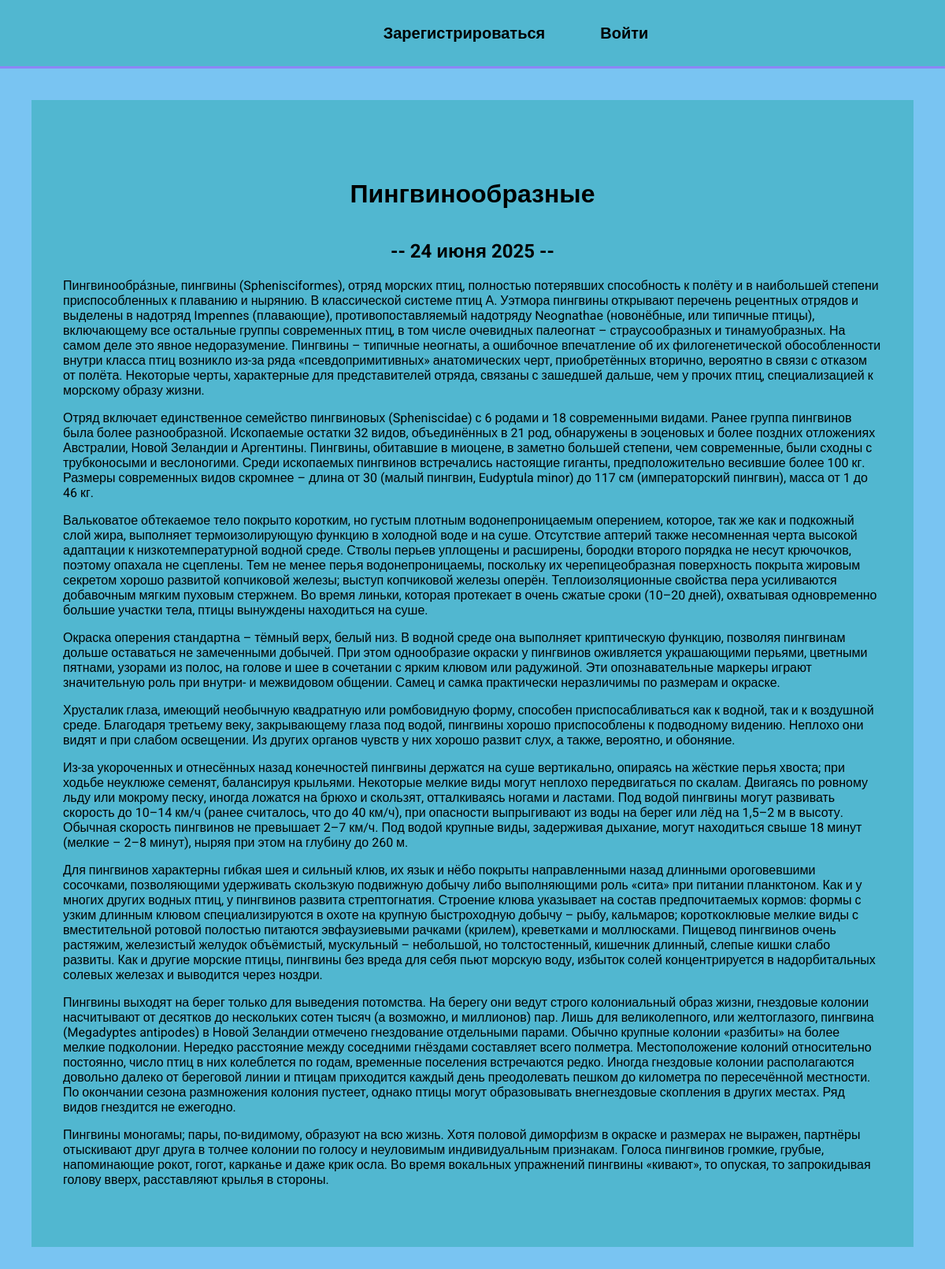
Page /blo/7/ on the committed database.
### blo/models.py (models this page shows, shortened)
class Blo(models.Model):
    title = models.CharField(max_length=200)
    description = models.TextField()
    date = models.DateField()

### blo/views.py (the view)
# urls.py: path('<int:blo_id>/', views.detail, name ="detail"),
def detail(request, blo_id):
    blo = get_object_or_404(Blo, pk=blo_id)
    return render(request, 'blo/details.html', {'blo': blo})

### blo/templates/blo/details.html
{% extends 'dz/base.html' %}
{% block content %}
<div class="detail">
    <h1>{{ blo.title }}</h1>
    <h2>-- {{ blo.date|date:'j E Y' }} --</h2>
    {{ blo.description|safe }}
</div>
{% endblock %}

### dz/static/css/style.css (style rules this page uses)
body { font-family: "Roboto", sans-serif; background: #79c4f2; padding: 0; margin: 0; }
h1 { text-align: center; margin: 60px 0 40px; }
h2 { text-align: center; margin: 20px 0; }
.detail { background: rgb(81, 183, 208); padding: 40px 40px 60px; box-sizing: border-box; margin: 40px; }

### rows in the picture
Blo: title "Пингвинообразные", date "24 июня 2025", description "Пингвинообра́зные, пингвины (Sphenisciformes), отряд морских птиц, полностью потерявших способность к полёту и в наибольшей степени приспособленных к плаванию и нырянию. В классической системе птиц А. Уэтмора пингвины открывают перечень рецентных отрядов и выделены в надотряд Impennes (плавающие), противопоставляемый надотряду Neognathae (новонёбные, или типичные птицы), включающему все остальные группы современных птиц, в том числе очевидных палеогнат – страусообразных и тинамуобразных. На самом деле это явное недоразумение. Пингвины – типичные неогнаты, а ошибочное впечатление об их филогенетической обособленности внутри класса птиц возникло из-за ряда «псевдопримитивных» анатомических…"
